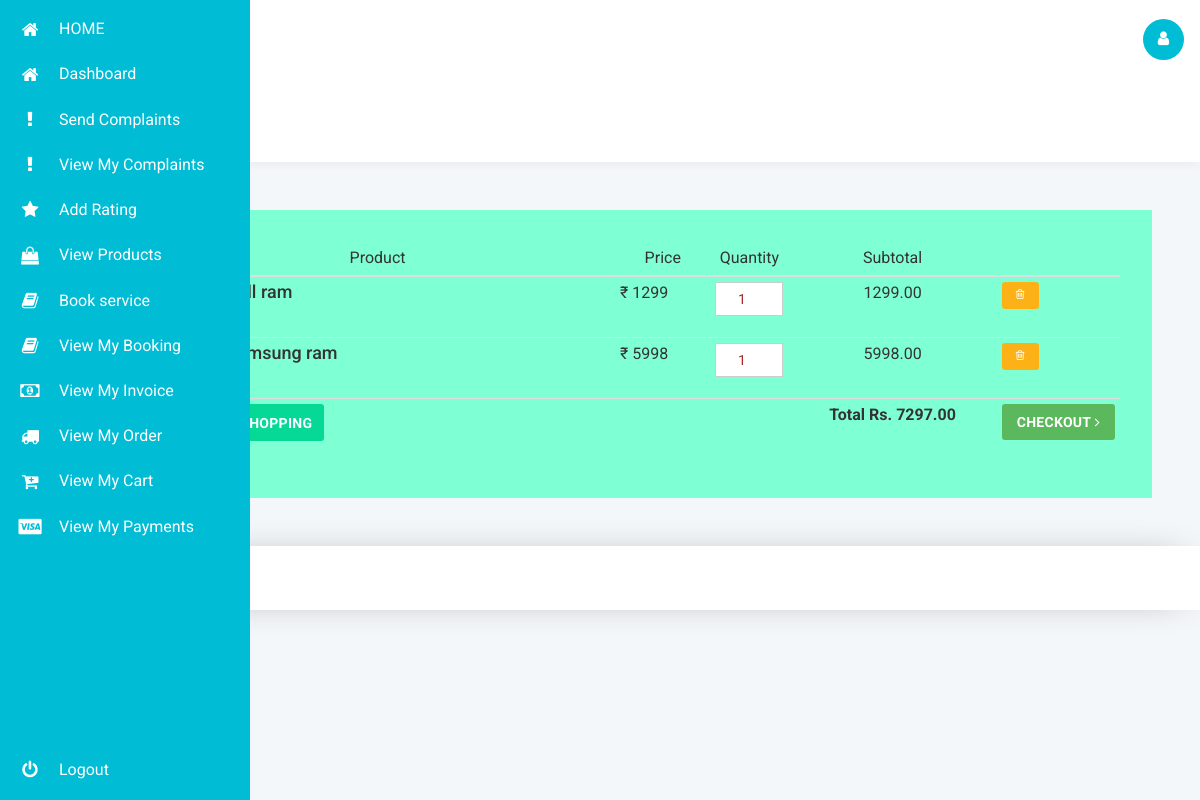
Screenshot of /cart1/ (signed in) with the database file from the repository.
### cart1/models.py (models this page shows, shortened)
class CartItem(models.Model):
    cart = models.ForeignKey(Cart, related_name='items',
    null=True,
    on_delete=models.CASCADE,
    )
    product = models.ForeignKey(Product,
    related_name='cart_items',
    on_delete=models.CASCADE,
    )
    price = models.DecimalField(max_digits=10, decimal_places=2, default=0)
    quantity = models.PositiveIntegerField(default=1)
    def get_cost(self):
        return self.price * self.quantity

class Cart(models.Model):
    user = models.OneToOneField(User, on_delete=models.CASCADE, null=True)
    created = models.DateTimeField(auto_now_add=True)
    updated = models.DateTimeField(auto_now=True)
    total_amount=models.PositiveIntegerField(default=0)
    class Meta:
        ordering = ('-created',)
    def get_total_cost(self):
        a=sum(item.get_cost() for item in self.items.all())
        print(a)
        self.total_amount=a
        print(self.total_amount)
        return a

### product/models.py (models this page shows, shortened)
class Product(models.Model):
    category=models.ForeignKey(Category,on_delete=models.CASCADE)
    name=models.CharField(max_length=50,db_index=True)
    slug = models.SlugField(max_length=200, db_index=True)
    image=models.ImageField(upload_to='product_image/%Y/%m/%d')
    price=models.PositiveIntegerField()
    price_declare_date=models.DateTimeField()
    stock=models.PositiveIntegerField()
    description=models.CharField(max_length=200)
    is_available = models.BooleanField(default=True)
    created = models.DateTimeField(default=datetime.now, blank=True)
    class Meta:
        ordering = ('-created',)
        index_together = (('id', 'slug'),)

### cart1/views.py (the view)
# urls.py: path('',views.cart_detail,name='cart_detail'),
@login_required
def cart_detail(request):
    cart = Cart.objects.get(user=request.user.id)
    return render(request, 'cart/cart_detail.html', {'cart': cart})

### templates/cart/cart_detail.html (shortened to what this page needs)
<!DOCTYPE html>
<head>
<link href="/static/css2/style.css" rel='stylesheet' type='text/css'/>
	<link href="/static/css2/popuo-box.css" rel="stylesheet" type="text/css" media="all" />
<link rel="stylesheet" href="/static/css3/bootstrap.css">
<link href="/static/css3/style.css" rel='stylesheet' type='text/css' />
<link rel="stylesheet" href="/static/css3/font.css" type="text/css"/>
<link href="/static/css3/font-awesome.css" rel="stylesheet">
<link rel="stylesheet" href="/static/css3/morris.css">
</head>
<body class="dashboard-page">
	<nav class="main-menu">
		<ul>
            <li>
				<a href="{% url 'index' %}">
					<i class="fa fa-home nav_icon"></i>
					<span class="nav-text">
					HOME
					</span>
				</a>
			</li>
			<li>
				<a href="{% url 'dashboard' %}">
					<i class="fa fa-home nav_icon"></i>
					<span class="nav-text">
					Dashboard
					</span>
				</a>
			</li>
            {%  if user.is_superuser %}
			<li>
				<a href="{% url 'admin:index' %}">
					<i class="fa fa-user nav-icon"></i>
					<span class="nav-text">
						Admin
					</span>
				</a>
			</li>
			<li>
				<a href="{% url 'make_invoice' %}">
					<i class="fa fa-money nav-icon"></i>
					<span class="nav-text">
					Make Invoice
					</span>
				</a>
			</li>
			<li>
				<a href="{% url 'recieved_booking' %}">
					<i class="fa fa-get-pocket nav-icon"></i>
					<span class="nav-text">
					Received Item
					</span>
				</a>
			</li>
			<li>
				<a href="{% url 'add_category' %}">
					<i class="fa fa-bars nav-icon"></i>
					<span class="nav-text">
					Add Products Category
					</span>
				</a>
			</li>
			<li>
				<a href="{% url 'category_list' %}">
					<i class="fa fa-eye nav-icon"></i>
					<span class="nav-text">
					View Products Category
					</span>
				</a>
			</li>
			<li>
				<a href="{% url 'product_create' %}">
					<i class="fa fa-plus nav-icon"></i>
					<span class="nav-text">
					Add Products
					</span>
				</a>
			</li>
			<li>
				<a href="{% url 'product_list1' %}">
					<i class="fa fa-eye nav-icon"></i>
					<span class="nav-text">
					View Products
					</span>
				</a>
			</li>
			<li>
				<a href="{% url 'payment:allpayment' %}">
					<i class="fa fa-paypal nav-icon" aria-hidden="true"></i>
					<span class="nav-text">
					View Payments
					</span>
				</a>
			</li>
			<li>
				<a href="{% url 'all_complaint' %}">
					<i class="fa fa-exclamation-circle nav-icon" aria-hidden="true"></i>
					<span class="nav-text">
					View Complaints
					</span>
				</a>
			</li>
            <li>
				<a href="{% url 'all_booking' %}">
					<i class="fa fa-book nav-icon" aria-hidden="true"></i>
					<span class="nav-text">
					View Bookings
					</span>
				</a>
			</li>
            <li>
				<a href="{% url 'add_rating' %}">
					<i class="fa fa-star nav-icon" aria-hidden="true"></i>
					<span class="nav-text">
					View Ratings
					</span>
				</a>
			</li>
			{% else %}
            <li>
				<a href="{% url 'send_complaint' %}">
					<i class="fa fa-exclamation nav-icon"></i>
					<span class="nav-text">
					Send Complaints
					</span>
				</a>
			</li>
            <li>
				<a href="{% url 'my_complint' %}">
					<i class="fa fa-exclamation nav-icon"></i>
					<span class="nav-text">
					View My Complaints
					</span>
				</a>
			</li>
            <li>
				<a href="{% url 'add_rating' %}">
					<i class="fa fa-star nav-icon"></i>
					<span class="nav-text">
					Add Rating
					</span>
				</a>
			</li>
            <li>
				<a href="{% url 'product' %}">
					<i class="fa fa-shopping-bag nav-icon"></i>
					<span class="nav-text">
					View Products
					</span>
				</a>
			</li>
            <li>
				<a href="{% url 'book_service' %}">
					<i class="fa fa-book nav-icon"></i>
					<span class="nav-text">
					Book service
					</span>
				</a>
			</li>
            <li>
				<a href="{% url 'my_booking' %}">
					<i class="fa fa-book nav-icon"></i>
					<span class="nav-text">
					View My Booking
					</span>
				</a>
			</li>
			<li>
				<a href="{% url 'my_invoices' %}">
					<i class="fa fa-money nav-icon"></i>
					<span class="nav-text">
					View My Invoice
					</span>
				</a>
			</li>
            <li>
				<a href="{% url 'orders:neworder' %}">
					<i class="fa fa-truck nav-icon"></i>
					<span class="nav-text">
					View My Order
					</span>
				</a>
			</li>
            <li>
				<a href="{% url 'cart:cart_detail' %}">
					<i class="fa fa-cart-plus nav-icon"></i>
					<span class="nav-text">
					View My Cart
					</span>
				</a>
			</li>
			<li>
				<a href="{% url 'payment:userpayment' %}">
					<i class="fa fa-cc-visa nav-icon"></i>
					<span class="nav-text">
					View My Payments
					</span>
				</a>
			</li>
            {% endif %}
		</ul>
		<ul class="logout">
			<li>
			<a href="{% url 'user_logout' %}">
			<i class="icon-off nav-icon"></i>
			<span class="nav-text">
			Logout
			</span>
			</a>
			</li>
		</ul>
	</nav>
	<section class="wrapper scrollable">
		<nav class="user-menu">
		</nav>
		<section class="title-bar">
			<div class="logo">
				<h1><a href="{% url 'dashboard' %}"><img src="/static/images3/logo.png" alt="" />Laptop Service</a></h1>
			</div>
			<div class="header-right">
				<div class="profile_details_left">
					<div class="profile_details">
						<ul>
							<li class="dropdown profile_details_drop">
								<a href="#" class="dropdown-toggle" data-toggle="dropdown" aria-expanded="false">
									<div class="profile_img">
										<span class="prfil-img"><i class="fa fa-user" aria-hidden="true"></i></span>
									</div>
								</a>
							</li>
						</ul>
					</div>
				</div>
			</div>
			<div class="clearfix"> </div>
		</section>
		<div class="main-grid">
			<div style="background-color: aquamarine;padding-left: 2em;padding-right: 2em;padding-top: 2em;padding-bottom: 2em;">
{% load static %} {% block content %}
<link href="//maxcdn.bootstrapcdn.com/font-awesome/4.1.0/css/font-awesome.min.css" rel="stylesheet">
<table id="cart" class="table table-hover table-condensed">
    <thead>
        <tr>
            <th style="width:50%">Product</th>
            <th style="width:10%">Price</th>
            <th style="width:8%">Quantity</th>
            <th style="width:22%" class="text-center">Subtotal</th>
            <th style="width:10%"></th>
        </tr>
    </thead>
    <tbody>
        {% for item in cart.items.all %} {% with product=item.product %}
        <tr>
            <td data-th="Product">
                <div class="row">
                    <div class="col-sm-2 hidden-xs">
                        <a href="{% url 'product_detail' product.id %}">
                        </a>
                    </div>
                    <div class="col-sm-10">
                        <h4 class="nomargin">{{ product.name }}</h4>
                    </div>
                </div>
            </td>
            <td data-th="Price"> ₹ {{ product.price }}</td>
            <td data-th="Quantity">
                <form action="{% url 'cart:cart_add_q' product.id  %}">
                    <input style="color: brown;" type="number" name="q" value="{{ item.quantity }}" class="form-control text-center" onchange="this.form.submit()"> {% csrf_token %}
                </form>
            </td>
            <td data-th="Subtotal" class="text-center">{{item.get_cost}}</td>
            <td class="actions" data-th="">
                <a href="{% url 'cart:cart_remove' product.id %}" class="btn btn-danger btn-sm"><i class="fa fa-trash-o"></i></a>
            </td>
        </tr>
        {% endwith %} {% endfor %}
    </tbody>
    <tfoot>
        <tr>
            <td><a href="{% url 'product' %}" class="btn btn-warning"> Continue Shopping</a></td>
            <td colspan="2" class="hidden-xs"></td>
            <td class="hidden-xs text-center"><strong>Total Rs. {{cart.get_total_cost}}</strong></td>
            <td><a href="{% url 'orders:order_create' %}" class="btn btn-success btn-block">Checkout <i class="fa fa-angle-right"></i></a></td>
        </tr>
    </tfoot>
</table>
{% endblock %}
</div>
</div>
<div class="footer">
</div>
</section>
</body>
</html>

### account/static/css2/style.css (style rules this page uses)
html,body,div,span,applet,object,iframe,h1,h2,h3,h4,h5,h6,p,blockquote,pre,a,abbr,acronym,address,big,cite,code,del,dfn,em,img,ins,kbd,q,s,samp,small,strike,strong,sub,sup,tt,var,b,u,i,dl,dt,dd,ol,nav ul,nav li,fieldset,form,label,legend,table,caption,tbody,tfoot,thead,tr,th,td,article,aside,canvas,details,embed,figure,figcaption,footer,header,hgroup,menu,nav,output,ruby,section,summary,time,mark,audio,video { margin:0;padding:0;border:0;font-size:100%;font:inherit;vertical-align:baseline; }
article, aside, details, figcaption, figure,footer, header, hgroup, menu, nav, section { display: block; }
ol,ul { list-style:none;margin:0px;padding:0px; }
table { border-collapse:collapse;border-spacing:0; }
a { text-decoration:none; }
body { font-family: 'Roboto Condensed', sans-serif; background: url(../images/bg40.jpg)no-repeat 0px 0px; background-size: cover; background-position:center; background-attachment:fixed; }
h1,h2 { font-family: 'Montserrat', sans-serif; }
h1 { color: #fff; font-size: 40px; margin: 110px 0px 70px; letter-spacing: 4px; word-spacing: 13px; text-transform: uppercase; text-align: center; }
@media (max-width:1440px) { h1 { font-size: 39px; margin: 60px 0px 45px; } }
@media (max-width:1366px) { h1 { font-size: 34px; margin: 55px 0px 40px; } }
@media (max-width:1280px) { h1 { margin: 60px 0px 44px; } }

### rows the page displays
CartItem: product.name "dell ram", product.price "1299", q "1", get_cost "1299.00"
CartItem: product.name "samsung ram", product.price "5998", q "1", get_cost "5998.00"
Cart: get_total_cost "7297.00"
